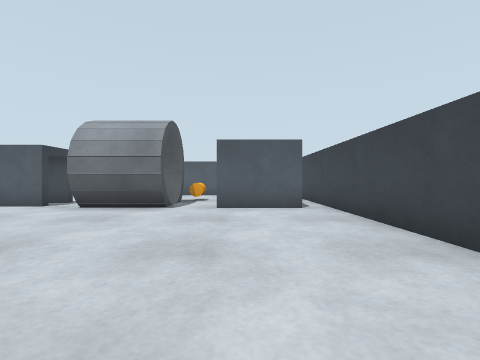
[1] (above)

21 first-person views from a walk through a Webots world. The camera is 0.36 m above the floor, looks level and sees 85° across. The floor is counted in squares, 0.5 m on a side. Each view is taken from the middle of a square. On the plan, view 1 faces up. The plan holds only what a view shows up to about 9 squares ahead; the rest is blank. Robots are left out.

[2]
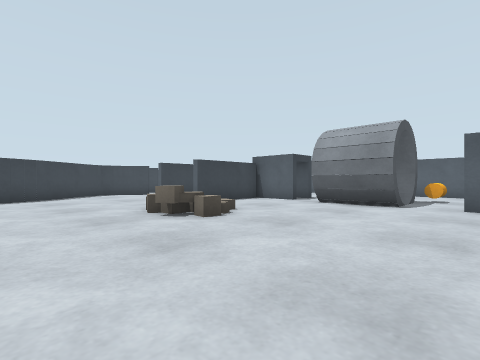

[3]
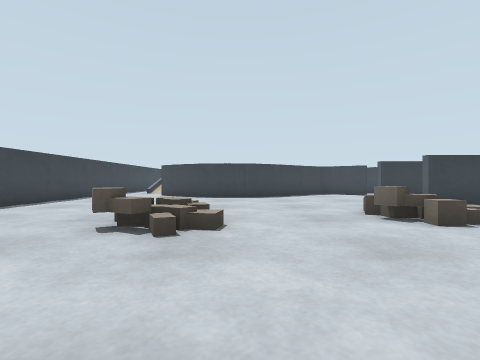

[4]
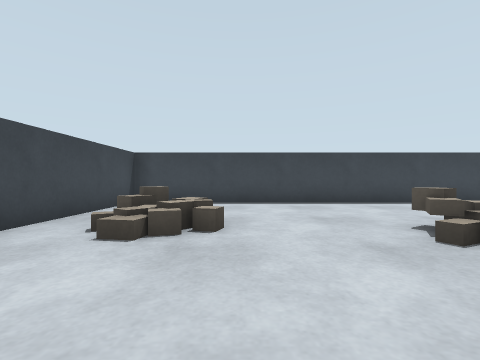

[5]
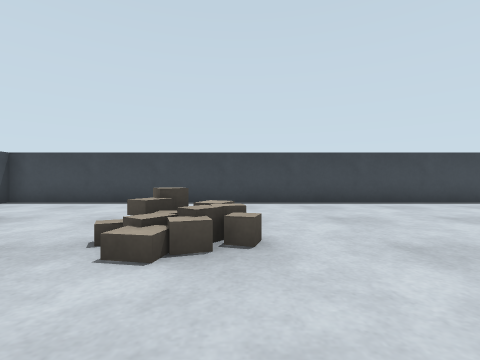

[6]
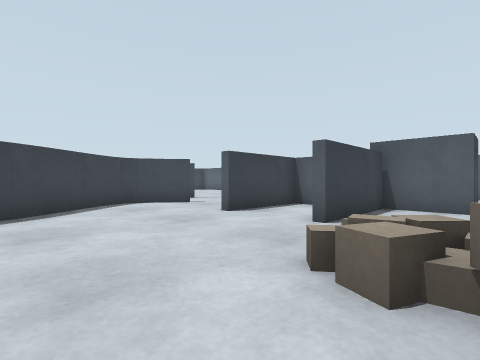

[7]
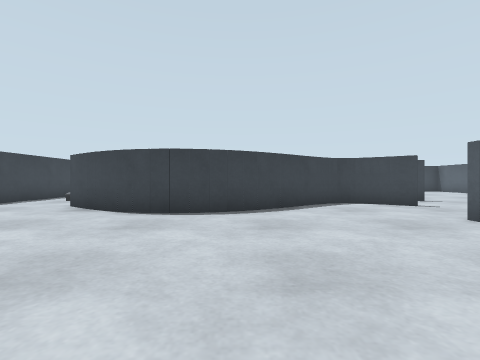

[8]
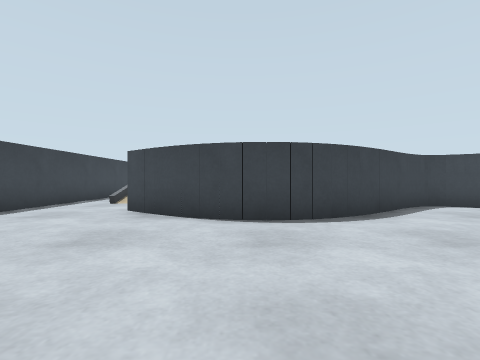

[9]
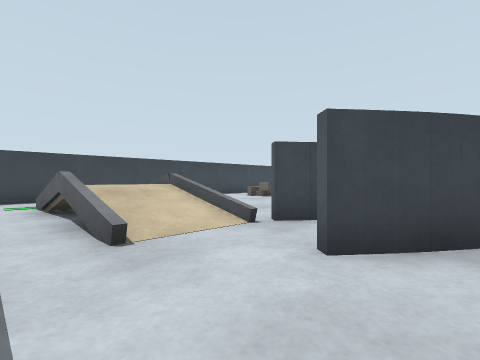

[10]
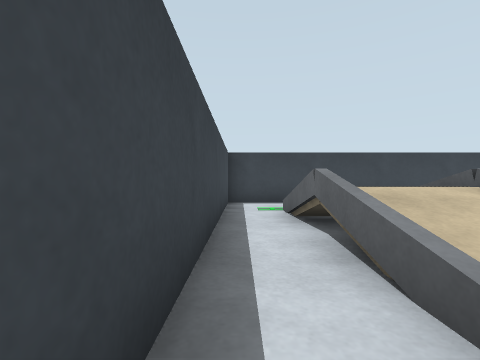

[11]
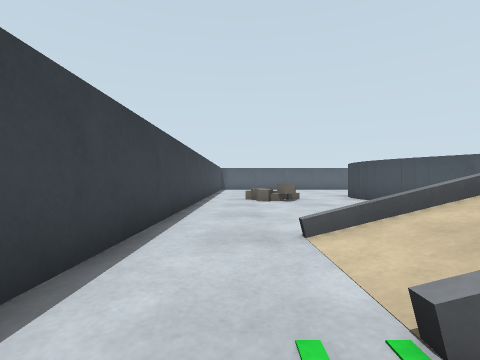

[12]
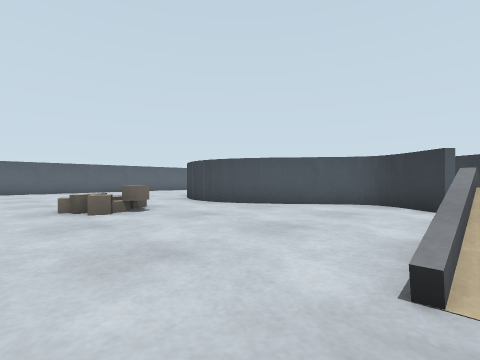

[13]
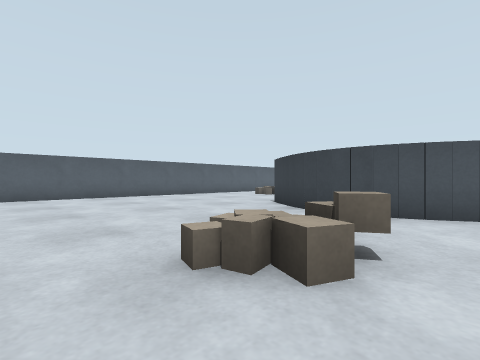

[14]
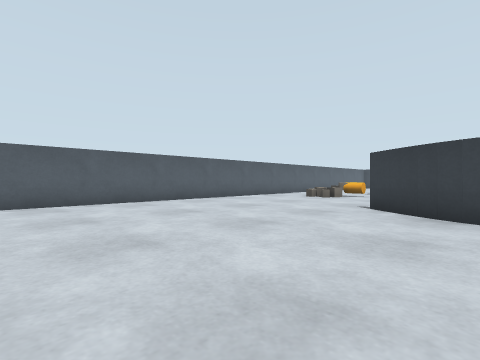

[15]
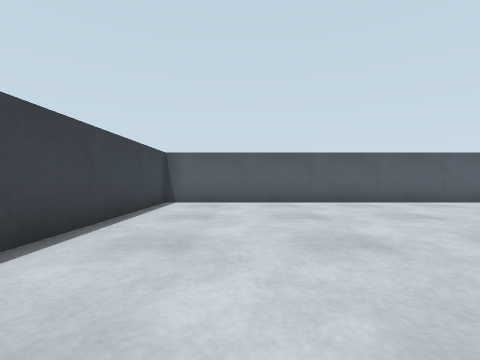

[16]
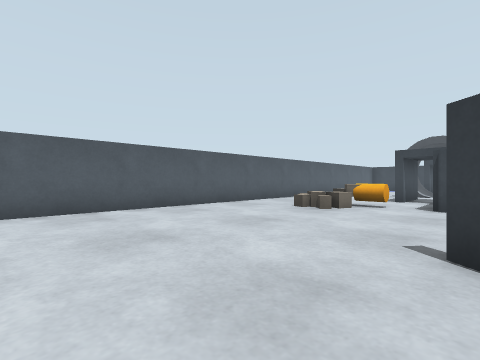

[17]
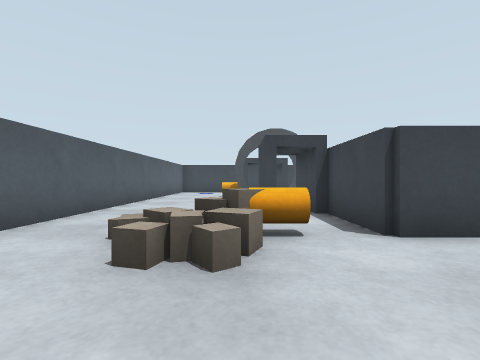

[18]
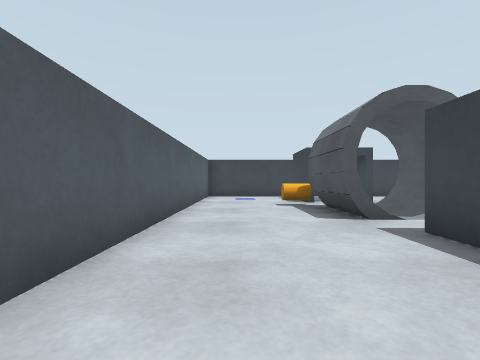

[19]
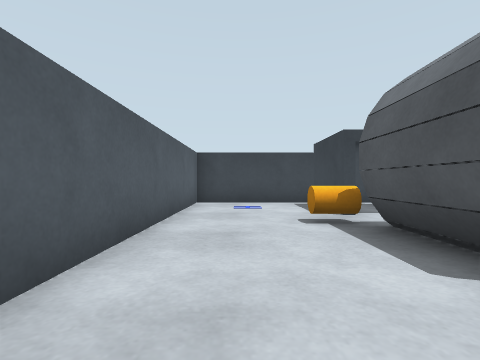

[20]
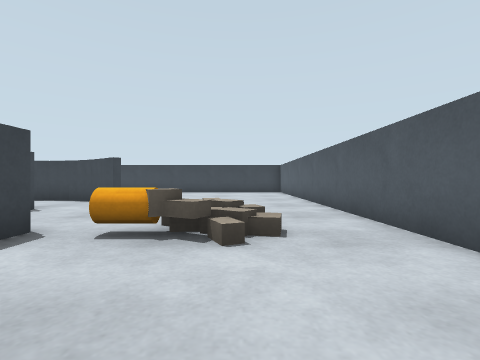

[21]
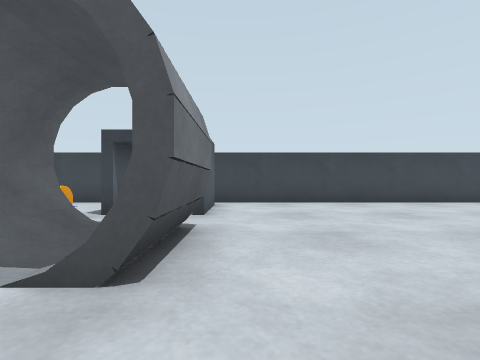

### Floor plan
Points are (right, up) in squares from view 1. A wall is a line through its corners. A room is listed if a view was taken in it or the views show most of it. See-through windows are left out.
Room 1 (views 1, 2, 3, 4, 5, 6, 7, 8, 9, 10, 11, 12, 13, 14, 15, 16, 17, 18, 19, 20, 21)
walls: (-9.7, 6) (-9.7, 7.1) (-7.1, 7.1) (-7.1, 4); (-8.9, 6.7) (-9.5, 6.7); (-9.5, 7) (-9.5, 4.1); (-7.4, 7.4) (-5.4, 7.4); (-5.4, 7.1) (-7.1, 7.1); (-7.5, 8.5) (-5.4, 8.5); (-4.2, 9.2) (-3.5, 9.2); (-0.6, 7.1) (0, 7.1); (-21.4, 1.9) (-21.4, -7.4); (-0.6, 8.9) (1.6, 8.9); (0.2, 8.6) (-0.6, 8.6); (1.6, 6.7) (-0.6, 6.7); (-20.9, -7.4) (2.4, -7.4) (2.4, 12.4) (-21.4, 12.4) (-21.4, 6.5)
objects: grey box (-20, 3); marker (-19, -6); ramp (-19, -4) to (-17, -4); grey box (-19, 2); other object (-19, 3); ramp (-18, -6); grey box (-18, 2); other object (-18, 3); ramp (-17, -6); ramp (-16, -6) to (-14, -6); ramp (-16, -4) to (-14, -4); grey post (-16, 5); grey post (-15, 1); grey box (-15, 2); grey box (-15, 3); grey box (-15, 4); grey box (-15, 5); grey post (-15, 6); grey post (-14, -3); grey post (-14, -1); grey post (-14, 0); grey post (-14, 1); grey post (-14, 6); grey post (-13, -3); grey box (-13, -2); grey post (-13, -1); grey post (-13, 0); grey post (-13, 2); grey box (-13, 3); grey post (-13, 4); grey post (-13, 5); grey post (-12, -4); grey post (-12, 1); grey post (-12, 2); grey box (-12, 3); grey post (-12, 5); grey box (-11, -3); grey box (-11, -2); grey box (-11, -1); grey box (-11, 0); grey box (-11, 9); grey box (-11, 10); orange cylinder (-10, 8); grey box (-10, 9); grey box (-10, 10); grey box (-9, 9); grey box (-9, 10); grey box (-6, 2); other object (-6, 3); grey box (-5, -3); grey box (-5, -2); grey box (-5, 2); grey box (-4, -3); grey box (-4, -2); grey box (-4, 2); grey box (-4, 7); grey box (-4, 8); grey box (-3, 7); grey box (-3, 9); grey box (-2, 7); grey box (-2, 9); orange cylinder (-2, 10); grey box (-1, -3); grey box (0, -4); grey box (0, -3); grey box (0, -2); grey box (1, -3)

Where each view was taken, in squares from view 1:
view 1: 0 up, 0 right, facing up
view 2: 1 down, 0 right, facing up-left
view 3: 1 down, 0 right, facing left
view 4: 1 up, 1 left, facing down
view 5: 1 up, 5 left, facing down
view 6: 0 up, 5 left, facing up-left
view 7: 0 up, 5 left, facing left
view 8: 2 down, 6 left, facing left
view 9: 7 down, 11 left, facing up-left
view 10: 7 down, 13 left, facing left
view 11: 7 down, 20 left, facing up
view 12: 4 down, 21 left, facing up-right
view 13: 1 up, 21 left, facing up-right
view 14: 4 up, 21 left, facing up-right
view 15: 4 up, 19 left, facing up
view 16: 6 up, 17 left, facing up-right
view 17: 9 up, 13 left, facing right
view 18: 11 up, 9 left, facing right
view 19: 11 up, 6 left, facing right
view 20: 10 up, 6 left, facing left
view 21: 6 up, 6 left, facing right
